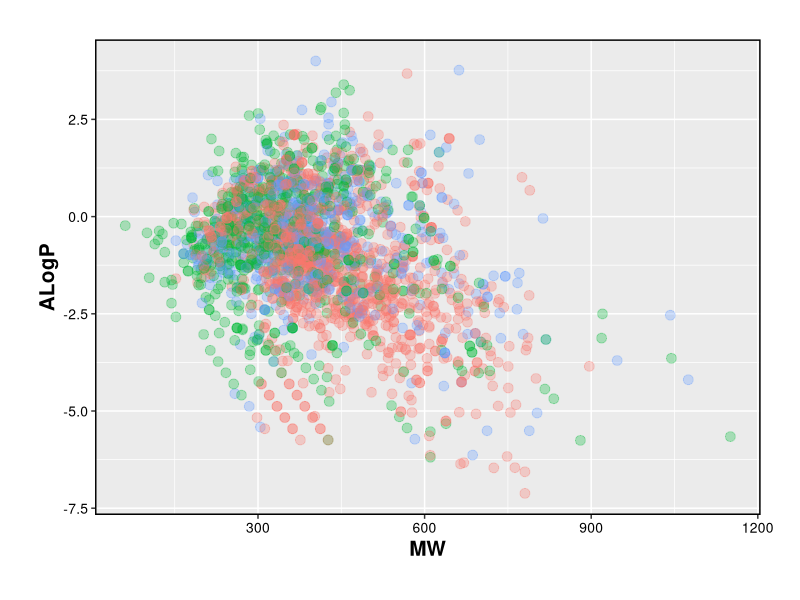
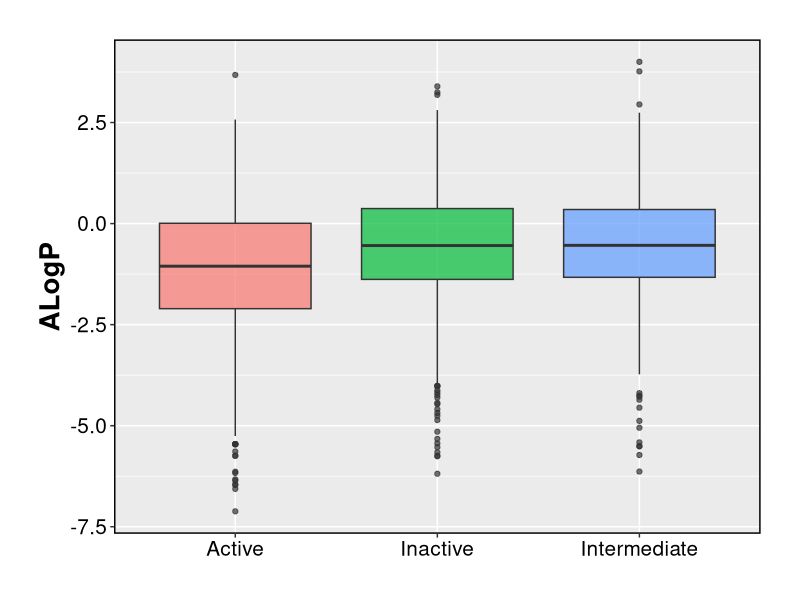
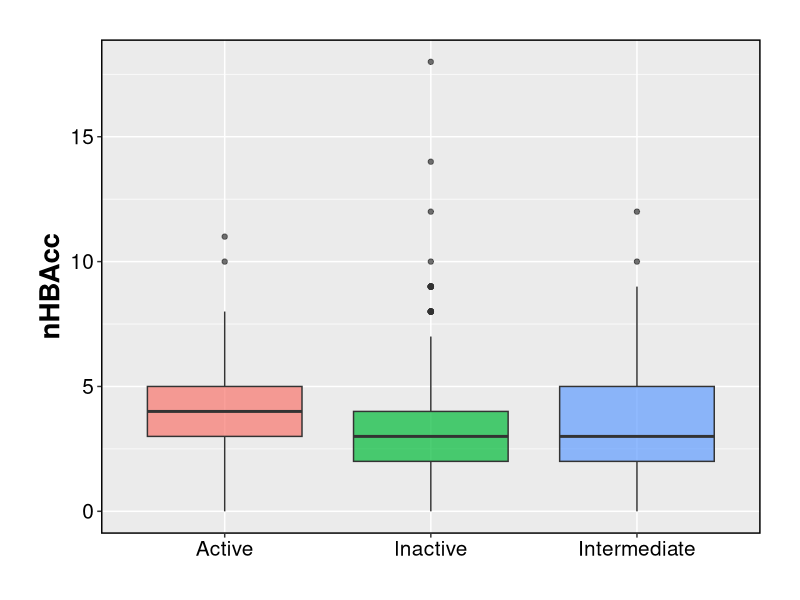
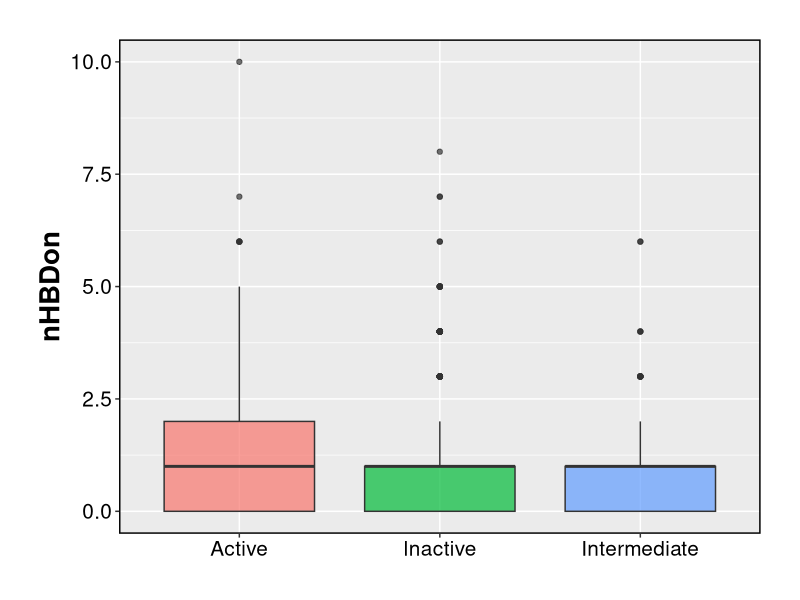
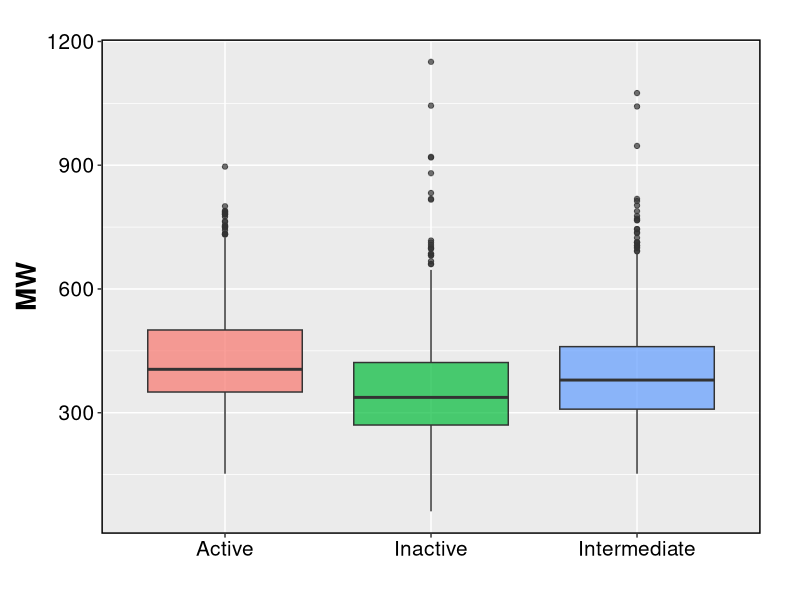
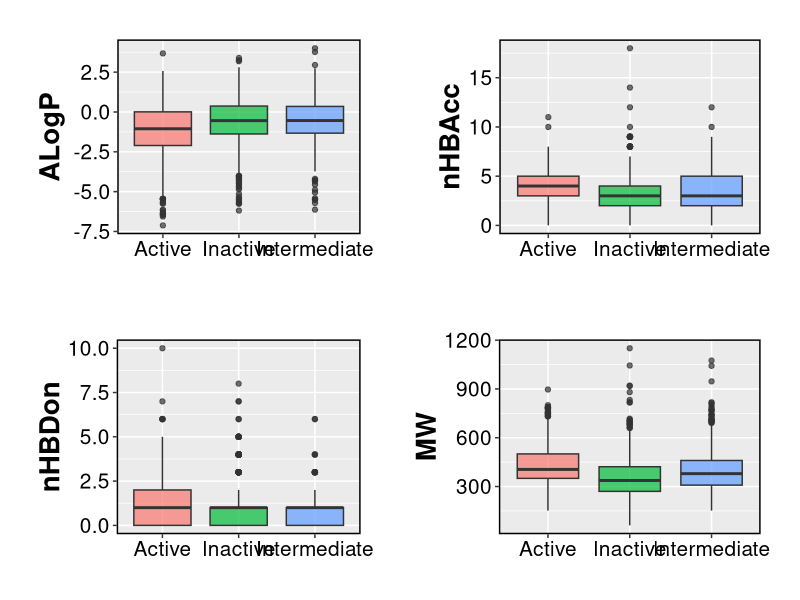

Recreate these plots in R, in order.
## ---- chunk 1
data <- read.csv("Lipinski_descriptors.csv")
IC50_nm <- data$STANDARD_VALUE
IC50 <- as.numeric(IC50_nm)*10^-9
pIC50 <- -log10(IC50)
descriptors_name <- c("ALogP", "nHBAcc", "nHBDon", "MW")
descriptors <- data[, descriptors_name]
#data_classification <- cbind(pIC50, descriptors)
Activity <- ifelse(pIC50 > 6, "Active",
                      ifelse((pIC50 <= 6) & (pIC50 < 5), "Inactive", 
                             "Intermediate"))
Activity <- data.frame(Activity)

## ---- chunk 2
library(ggplot2)
library(cowplot)
data_2 <- cbind(Activity, descriptors)
data_2 <- na.omit(data_2)
data_plot <- data.frame(data_2)
p <- ggplot(data_plot, aes(MW, ALogP))
p <- p + geom_point(aes(colour = factor(Activity)), size = 3, alpha = 0.3)
p <- p + theme(legend.position = ("none"),
           panel.border = element_rect(linetype = "solid",
                                       colour = "black", fill = NA, size = 1),
           axis.text.x = element_text(colour = "black", size = 10),
           axis.text.y = element_text(colour = "black", size = 10),
           plot.margin = unit(c(1, 1, 1, 1), "cm"),
           axis.title.x = element_text(colour = "black", size = 15, face = "bold"),
           axis.title.y = element_text(colour = "black", size = 15, face = "bold")
           )
print(p)
## ---- chunk 3

p_1 <- ggplot(data_plot, aes(factor(Activity), ALogP))
p_1 <- p_1 + geom_boxplot(aes(fill = factor(Activity)), alpha = 0.7)
p_1 <- p_1 + theme(legend.position = ("none"),
                   panel.border = element_rect(linetype = "solid",
                                               colour = "black", fill = NA, size = 1),
                   axis.text.x = element_text(colour = "black", size = 15),
                   axis.text.y = element_text(colour = "black", size = 15),
                   plot.margin = unit(c(1, 1, 1, 1), "cm"),
                   axis.title.y = element_text(size = 20, face = "bold"),
                   axis.title.x = element_blank())

print(p_1)
## ---- chunk 4

p_2 <- ggplot(data_plot, aes(factor(Activity), nHBAcc))
p_2 <- p_2 + geom_boxplot(aes(fill = factor(Activity)), alpha = 0.7)
p_2 <- p_2 + theme(legend.position = ("none"),
                   panel.border = element_rect(linetype = "solid",
                                               colour = "black", fill = NA, size = 1),
                   axis.text.x = element_text(colour = "black", size = 15),
                   axis.text.y = element_text(colour = "black", size = 15),
                   plot.margin = unit(c(1, 1, 1, 1), "cm"),
                   axis.title.y = element_text(size = 20, face = "bold"),
                   axis.title.x = element_blank())
print(p_2)
## ---- chunk 5

p_3 <- ggplot(data_plot, aes(factor(Activity), nHBDon))
p_3 <- p_3 + geom_boxplot(aes(fill = factor(Activity)), alpha = 0.7)
p_3 <- p_3 + theme(legend.position = ("none"),
                   panel.border = element_rect(linetype = "solid",
                                               colour = "black", fill = NA, size = 1),
                   axis.text.x = element_text(colour = "black", size = 15),
                   axis.text.y = element_text(colour = "black", size = 15),
                   plot.margin = unit(c(1, 1, 1, 1), "cm"),
                   axis.title.y = element_text(size = 20, face = "bold"),
                   axis.title.x = element_blank())
print(p_3)
## ---- chunk 6


p_4 <- ggplot(data_plot, aes(factor(Activity), MW))
p_4 <- p_4 + geom_boxplot(aes(fill = factor(Activity)), alpha = 0.7)
p_4 <- p_4 + theme(legend.position = ("none"),
                   panel.border = element_rect(linetype = "solid",
                                               colour = "black", fill = NA, size = 1),
                   axis.text.x = element_text(colour = "black", size = 15),
                   axis.text.y = element_text(colour = "black", size = 15),
                   plot.margin = unit(c(1, 1, 1, 0.4), "cm"),
                   axis.title.y = element_text(size = 20, face = "bold"),
                   axis.title.x = element_blank()) 

print(p_4)
## ---- chunk 7
library(cowplot)
plot_grid(p_1, p_2, p_3, p_4)

